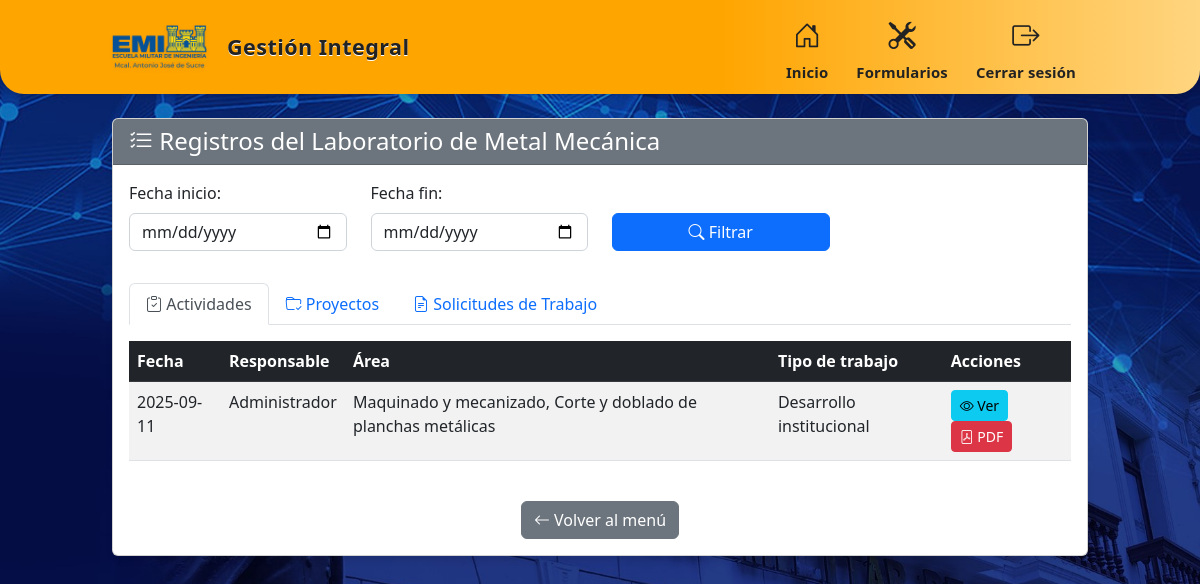
Page /laboratorio/registros (signed in) on the committed database.
### tables this page shows
CREATE TABLE actividades_lab (
        id INTEGER PRIMARY KEY AUTOINCREMENT,
        fecha TEXT NOT NULL,
        responsable_id INTEGER NOT NULL,
        area TEXT,
        proyecto TEXT,
        tipo_trabajo TEXT,
        otro_tipo TEXT,
        actividades TEXT,
        equipos TEXT,
        otros_equipos TEXT,
        tiempo_uso TEXT,
        incidentes INTEGER,
        detalles_incidentes TEXT,
        observaciones TEXT,
        foto_path TEXT,
        created_at TIMESTAMP DEFAULT CURRENT_TIMESTAMP,
        FOREIGN KEY (responsable_id) REFERENCES users (id)
    );

CREATE TABLE users (
        id INTEGER PRIMARY KEY AUTOINCREMENT,
        username TEXT UNIQUE NOT NULL,
        password TEXT NOT NULL,
        full_name TEXT NOT NULL,
        is_admin INTEGER DEFAULT 0
    , notificacion TEXT);

### app.py (the view)
@app.route('/laboratorio/registros')
def ver_registros():
    if 'user_id' not in session:
        return redirect(url_for('login'))
    user_id = request.args.get('user_id', type=int)
    start_date = request.args.get('start_date')
    end_date = request.args.get('end_date')
    actividades = database.get_actividades(user_id, start_date, end_date)
    proyectos = database.get_proyectos(user_id, start_date, end_date)
    solicitudes = database.get_solicitudes_trabajo(user_id, start_date, end_date)
    users = database.get_users()
    selected_user = user_id if user_id else ''
    return render_template('ver_registros.html', actividades=actividades, proyectos=proyectos, solicitudes=solicitudes, users=users, selected_user=selected_user, start_date=start_date, end_date=end_date)

### app.py (called while the page is built)
@app.context_processor
def inject_pendientes_count():
    if 'user_id' in session and session.get('is_admin'):
        solicitudes = database.get_solicitudes_trabajo()
        pendientes = sum(1 for s in solicitudes if s['estado'] == 'pendiente')
        return dict(num_pendientes=pendientes)
    return dict(num_pendientes=0)

### database.py (called while the page is built, shortened)
def get_users():
    conn = sqlite3.connect('attendance.db')
    conn.row_factory = sqlite3.Row
    c = conn.cursor()
    c.execute("SELECT id, username, full_name, is_admin FROM users")
    users = c.fetchall()
    conn.close()
    return users

def get_actividades(user_id=None, start_date=None, end_date=None):
    conn = sqlite3.connect('attendance.db')
    conn.row_factory = sqlite3.Row
    c = conn.cursor()
    query = '''
        SELECT a.*, u.full_name as responsable_nombre
        FROM actividades_lab a
        JOIN users u ON a.responsable_id = u.id
        WHERE 1=1
    '''
    params = []
    if user_id:
        query += ' AND a.responsable_id = ?'
        params.append(user_id)
    if start_date:
        query += ' AND date(a.fecha) >= date(?)'
        params.append(start_date)
    if end_date:
        query += ' AND date(a.fecha) <= date(?)'
        params.append(end_date)
    query += ' ORDER BY a.fecha DESC'
    c.execute(query, params)
    rows = c.fetchall()
    conn.close()
    return rows

def get_proyectos(user_id=None, start_date=None, end_date=None):
    conn = sqlite3.connect('attendance.db')
    conn.row_factory = sqlite3.Row
    c = conn.cursor()
    query = "SELECT * FROM proyectos_lab WHERE 1=1"
    params = []
    if start_date:
        query += " AND fecha_inicio >= ?"
        params.append(start_date)
    if end_date:
        query += " AND fecha_fin <= ?"
        params.append(end_date)
    c.execute(query, params)
    proyectos = c.fetchall()
    conn.close()
    return proyectos

def get_solicitudes_trabajo(user_id=None, start_date=None, end_date=None):
    conn = sqlite3.connect('attendance.db')
    conn.row_factory = sqlite3.Row
    c = conn.cursor()
    query = "SELECT * FROM solicitudes_trabajo WHERE 1=1"
    params = []
    if user_id:
        query += " AND solicitante_id = ?"
        params.append(user_id)
    if start_date:
        query += " AND fecha_solicitud >= ?"
        params.append(start_date)
    if end_date:
        query += " AND fecha_solicitud <= ?"
        params.append(end_date)
    c.execute(query, params)
    solicitudes = c.fetchall()
    conn.close()
    return solicitudes

### templates/ver_registros.html (shortened to what this page needs)
{% extends 'layout.html' %}
{% block content %}
<div class="row mt-4">
    <div class="col-12">
        <div class="card">
            <div class="card-header bg-secondary text-white">
                <h4 class="mb-0"><i class="bi bi-list-check"></i> Registros del Laboratorio de Metal Mecánica</h4>
            </div>
            <div class="card-body">
                <form action="{{ url_for('ver_registros') }}" method="GET" class="mb-4">
                    <div class="row align-items-end">
                        <div class="col-md-3 mb-2">
                            <label for="start_date" class="form-label">Fecha inicio:</label>
                            <input type="date" class="form-control" id="start_date" name="start_date" value="{{ start_date }}">
                        </div>
                        <div class="col-md-3 mb-2">
                            <label for="end_date" class="form-label">Fecha fin:</label>
                            <input type="date" class="form-control" id="end_date" name="end_date" value="{{ end_date }}">
                        </div>
                        <div class="col-md-3 mb-2">
                            <button type="submit" class="btn btn-primary w-100">
                                <i class="bi bi-search"></i> Filtrar
                            </button>
                        </div>
                    </div>
                </form>
                <ul class="nav nav-tabs" id="myTab" role="tablist">
                    <li class="nav-item" role="presentation">
                        <button class="nav-link active" id="actividades-tab" data-bs-toggle="tab" data-bs-target="#actividades" type="button" role="tab" aria-controls="actividades" aria-selected="true">
                            <i class="bi bi-clipboard-check"></i> Actividades
                        </button>
                    </li>
                    <li class="nav-item" role="presentation">
                        <button class="nav-link" id="proyectos-tab" data-bs-toggle="tab" data-bs-target="#proyectos" type="button" role="tab" aria-controls="proyectos" aria-selected="false">
                            <i class="bi bi-folder-check"></i> Proyectos
                        </button>
                    </li>
                    <li class="nav-item" role="presentation">
                        <button class="nav-link" id="solicitudes-tab" data-bs-toggle="tab" data-bs-target="#solicitudes" type="button" role="tab" aria-controls="solicitudes" aria-selected="false">
                            <i class="bi bi-file-earmark-text"></i> Solicitudes de Trabajo
                        </button>
                    </li>
                </ul>
                <div class="tab-content" id="myTabContent">
                    <div class="tab-pane fade show active" id="actividades" role="tabpanel" aria-labelledby="actividades-tab">
                        <div class="table-responsive mt-3">
                            <table class="table table-striped table-hover">
                                <thead class="table-dark">
                                    <tr>
                                        <th>Fecha</th>
                                        <th>Responsable</th>
                                        <th>Área</th>
                                        <th>Tipo de trabajo</th>
                                        <th>Acciones</th>
                                    </tr>
                                </thead>
                                <tbody>
                                    {% if actividades %}
                                        {% for actividad in actividades %}
                                        <tr>
                                            <td>{{ actividad.fecha }}</td>
                                            <td>{{ actividad.responsable_nombre }}</td>
                                            <td>{{ actividad.area }}</td>
                                            <td>{{ actividad.tipo_trabajo }}</td>
                                            <td>
                                                <a href="{{ url_for('ver_actividad', form_id=actividad.id) }}" class="btn btn-sm btn-info">
                                                    <i class="bi bi-eye"></i> Ver
                                                </a>
                                                <a href="{{ url_for('actividad_pdf', form_id=actividad.id) }}" class="btn btn-sm btn-danger" target="_blank">
                                                    <i class="bi bi-file-pdf"></i> PDF
                                                </a>
                                            </td>
                                        </tr>
                                        {% endfor %}
                                    {% else %}
                                        <tr>
                                            <td colspan="5" class="text-center">No se encontraron registros de actividades</td>
                                        </tr>
                                    {% endif %}
                                </tbody>
                            </table>
                        </div>
                    </div>
                </div>
                <div class="text-center mt-4">
                    <a href="{{ url_for('laboratorio') }}" class="btn btn-secondary">
                        <i class="bi bi-arrow-left"></i> Volver al menú
                    </a>
                </div>
            </div>
        </div>
    </div>
</div>
{% endblock %}

### templates/layout.html (style rules this page uses)
html, body { height: 100%; margin: 0; padding: 0; background: url('/static/images/fondo.jpg') no-repeat center center fixed; background-size: cover; }
.card { box-shadow: 0 4px 6px rgba(0, 0, 0, 0.1); margin-bottom: 20px; }

### rows in the picture
actividades_lab: fecha "2025-09-11", responsable_nombre "Administrador", area "Maquinado y mecanizado, Corte y doblado de planchas metálicas", tipo_trabajo "Desarrollo institucional"
